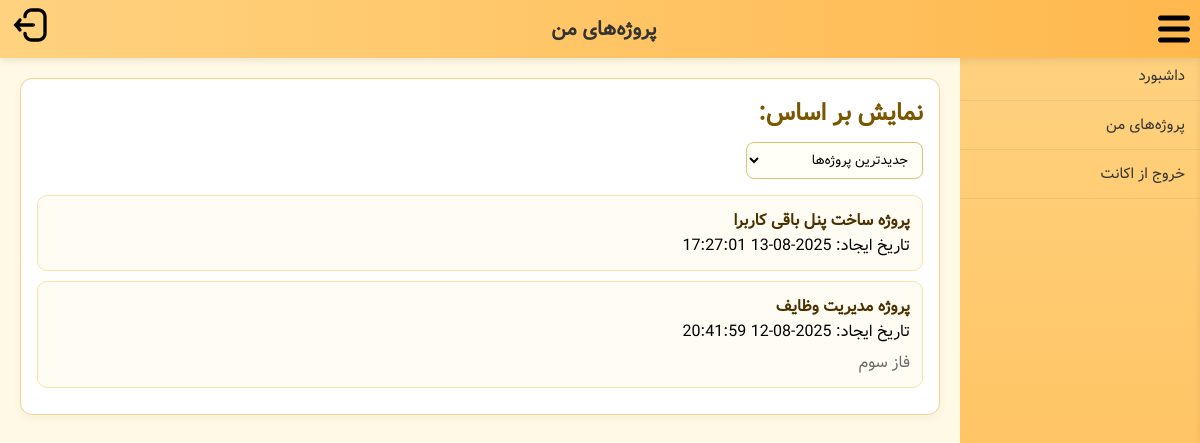
/my_projects.php (signed in), run on the app's committed database.
### tables this page shows
CREATE TABLE `projects` (
  `id` int(10) UNSIGNED NOT NULL,
  `name` varchar(255) NOT NULL,
  `description` text DEFAULT NULL,
  `created_at` timestamp NOT NULL DEFAULT current_timestamp(),
  `manager_id` int(11) DEFAULT NULL
);

### includes/auth_check.php (called while the page is built, shortened)
<?php
function getCurrentUserId(): ?int {
    return $_SESSION['user_id'] ?? null;
}

### public/my_projects.php (the view, shortened to what this page needs)
<?php
require __DIR__ . '/../config/db.php';
require __DIR__ . '/../includes/auth_check.php';
function getUserProjects(PDO $pdo, int $userId, string $filter): array {
    $filterSQL = "";
    $orderSQL = " ORDER BY p.created_at DESC ";
    switch ($filter) {
        case 'newest':
        default:
            $orderSQL = " ORDER BY p.created_at DESC ";
            break;
    }
    $sql = "
        SELECT DISTINCT p.id, p.name, p.description, p.created_at
        FROM projects p
        JOIN boards b ON b.project_id = p.id
        JOIN tasks t ON t.board_id = b.id
        JOIN task_users tu ON tu.task_id = t.id
        WHERE tu.user_id = ? $filterSQL
        $orderSQL
    ";
    $stmt = $pdo->prepare($sql);
    $stmt->execute([$userId]);
    return $stmt->fetchAll(PDO::FETCH_ASSOC);
}
function renderProjectsList(array $projects): void {
    foreach ($projects as $p) {
        echo '<div class="project-item">';
        echo '<a class="project-link" href="user_projects.php?id=' . $p['id'] . '">'
            . htmlspecialchars($p['name']) . '</a>';
        echo '<div class="hint">تاریخ ایجاد: ' . htmlspecialchars($p['created_at']) . '</div>';
        if (!empty($p['description'])) {
            echo '<div style="margin-top:6px; color:#6a6a6a;">'
                . htmlspecialchars($p['description']) . '</div>';
        }
        echo '</div>';
    }
}
$userId = getCurrentUserId();
$filter = $_GET['filter'] ?? 'newest';
$projects = getUserProjects($pdo, $userId, $filter);
?>
<!DOCTYPE html>
<html lang="fa" dir="rtl">
<head>
    <link rel="stylesheet" href="../includes/layout.css">
</head>
<body>
<?php include __DIR__ . '/../includes/header.php'; ?>
<div class="page">
    <?php include __DIR__ . '/../includes/sidebar_user.php'; ?>
    <div class="content">
        <div class="wrap">
            <div class="panel">
                <h2>نمایش بر اساس:</h2>
                <form method="get" class="filter-bar">
                    <select name="filter" onchange="this.form.submit()">
                        <option value="newest" <?= $filter==='newest' ? 'selected' : '' ?>>جدیدترین پروژه‌ها</option>
                    </select>
                </form>
                <?php renderProjectsList($projects); ?>
            </div>
        </div>
    </div>
</div>
</body>
</html>

### includes/layout.css (style rules this page uses)
body { background-color: #fff9e6; margin: 0; font-family: 'Vazir', sans-serif; display: flex; flex-direction: column; height: 100vh; overflow-y: auto; }
.page { display: flex; flex: 1; overflow: hidden; }
.content { margin-right: 240px; padding: 20px; flex: 1; transition: margin-right 0.3s ease; min-height: calc(100vh - 52px); overflow-y: auto; }

### public/my_projects.php (style rules this page uses)
.wrap { display: flex; flex-direction: column; gap: 16px; }
.panel { background: #fff; border: 1px solid #f3d28c; border-radius: 12px; padding: 16px; box-shadow: 0 4px 10px rgba(0,0,0,0.04); }
.panel h2 { margin: 0 0 10px 0; color: #7a5600; }
.project-item { border: 1px solid #ffe1a8; border-radius: 10px; padding: 12px; margin-bottom: 10px; background: #fffdf3; transition: box-shadow 0.2s; }
.project-link { font-weight: 600; color: #4b3000; text-decoration: none; }
.filter-bar { display: flex; gap: 10px; flex-wrap: wrap; margin-bottom: 16px; }
.filter-bar select { padding: 6px 10px; border-radius: 8px; border: 1px solid #e0c073; background: #fffef7; font-family: Vazir, sans-serif; }

### data on the page
projects: name "پروژه ساخت پنل باقی کاربرا", created_at "2025-08-13 17:27:01"
projects: name "پروژه مدیریت وظایف", created_at "2025-08-12 20:41:59", description "فاز سوم"

### other printed values
$pageTitle "پروژه‌های من"
$title "داشبورد"
$title "پروژه‌های من"
$title "خروج از اکانت"
